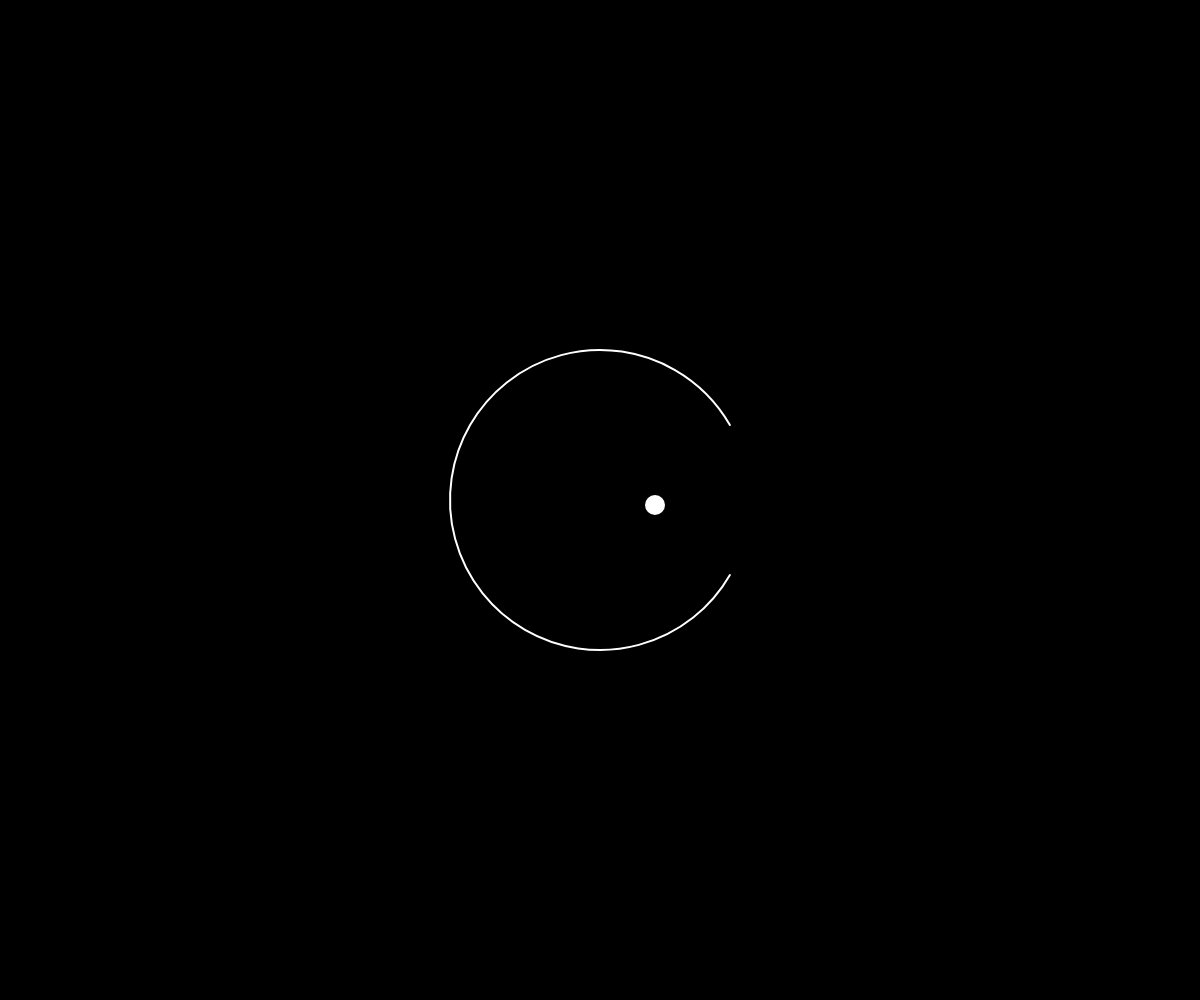
Frame 1 (no input)
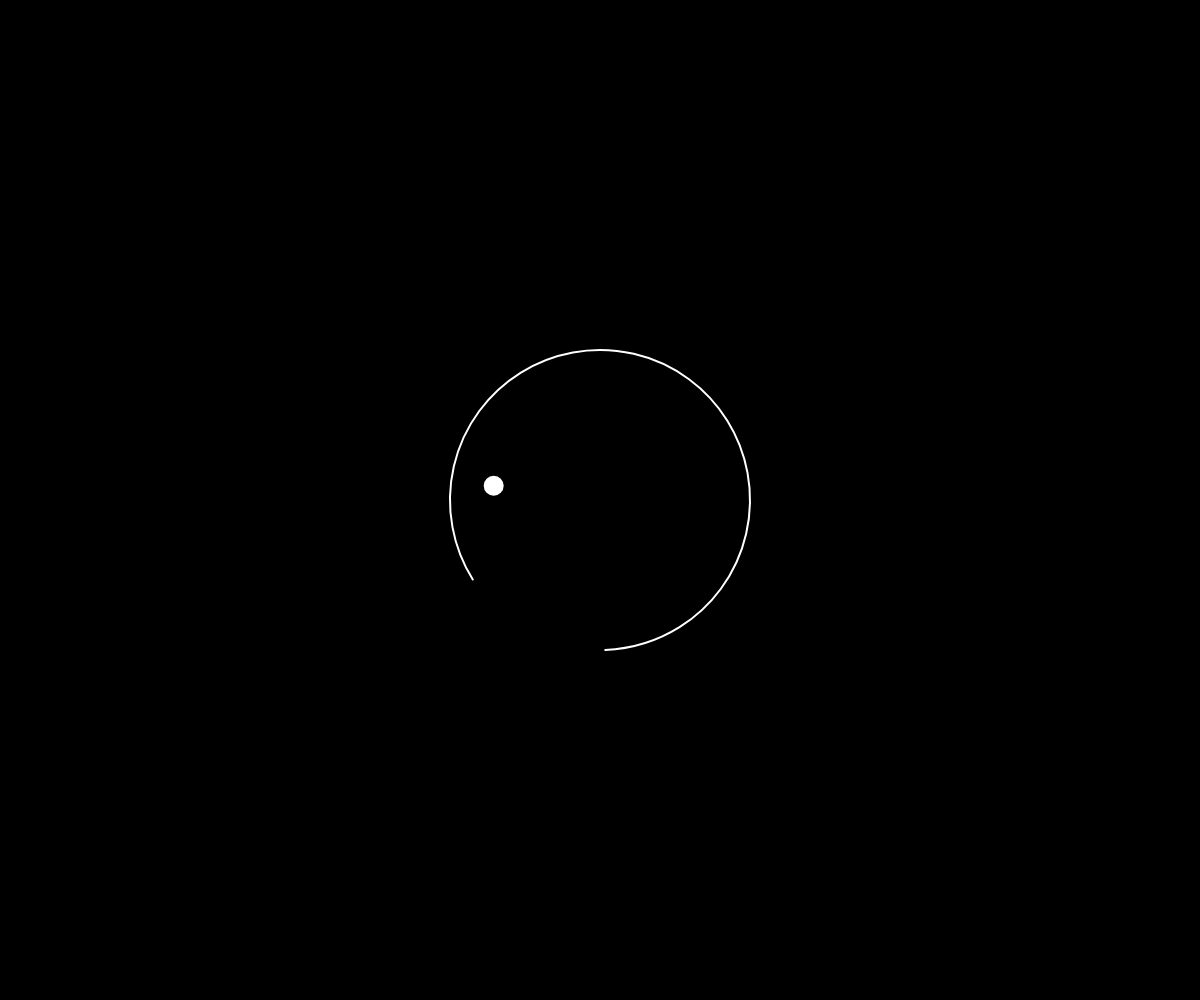
Frame 60 (no input)
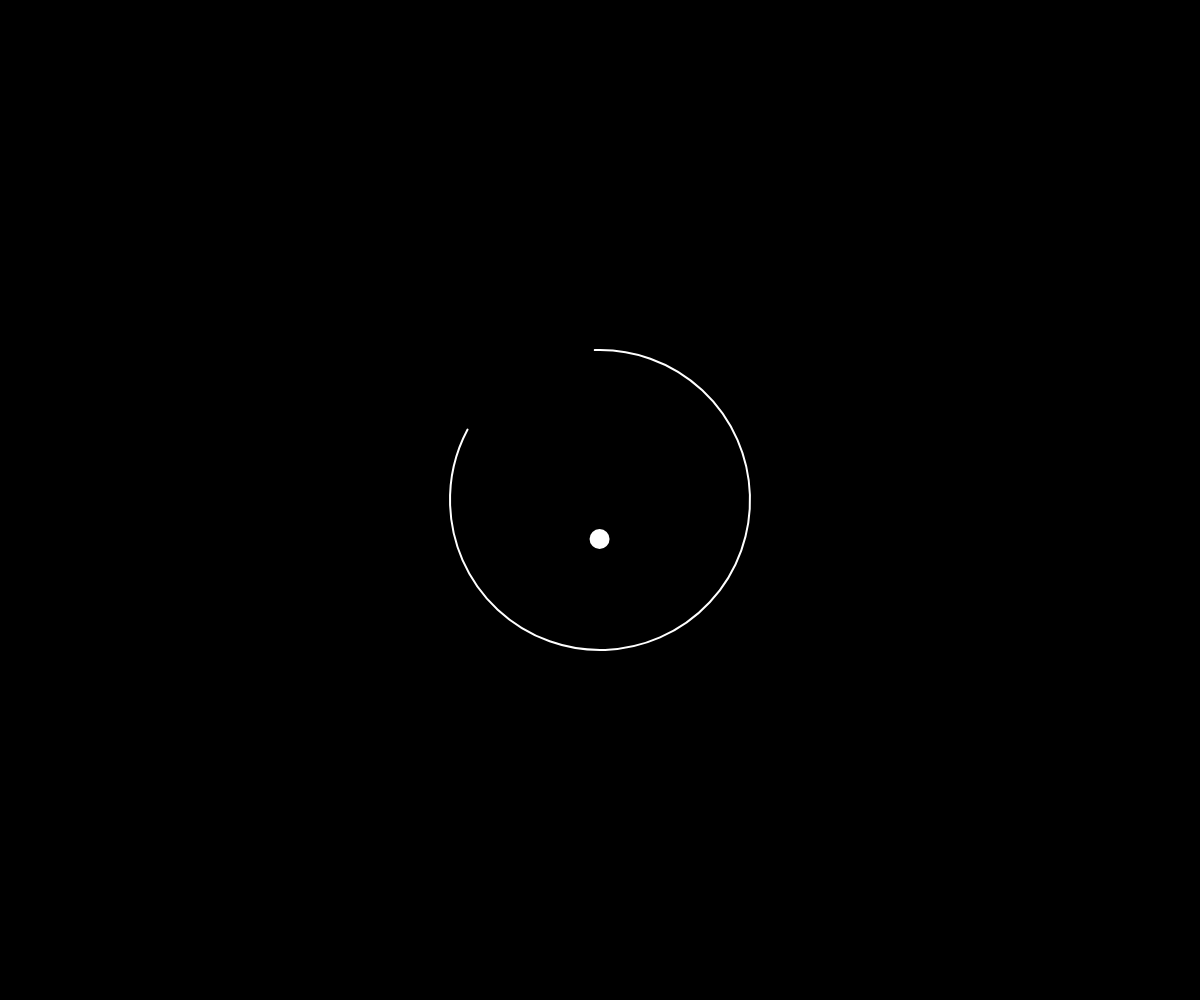
Frame 120 (the mouse pressed at the canvas centre since frame 60)

The p5.js sketch that drew these frames (run headless with seeded random() and noise() and a simulated clock; from frame 60 on, the mouse is pressed at the canvas centre):

// p5.js sketch
// ── sketch.js
let angle = 0;
let ballX = 50;  // Start with offset from center
let ballY = 0;
let ballSpeedX = 5;
let ballSpeedY = 5;
let circleRadius = 150;
let ballSize = 20;
let dampening = 0.98;  // Slight energy loss on collision

function setup() {
    createCanvas(windowWidth, windowHeight);
    angleMode(DEGREES);
    strokeWeight(2); // Set stroke weight for better visibility
}

function draw() {
    background(0); // Black background
    
    // Move to center of canvas
    translate(width/2, height/2);
    
    // Save current rotation
    push();
    rotate(angle);
    
    // Draw C-shaped circle (arc from 30 to 330 degrees)
    noFill();
    stroke(255); // White circle
    arc(0, 0, 300, 300, 30, 330);
    pop();
    
    // Update ball position
    ballX += ballSpeedX;
    ballY += ballSpeedY;
    
    // Simple circle collision
    let distanceFromCenter = sqrt(ballX * ballX + ballY * ballY);
    if (distanceFromCenter > circleRadius - ballSize/2) {
        // Normalize the position vector
        let nx = ballX / distanceFromCenter;
        let ny = ballY / distanceFromCenter;
        
        // Reflect velocity
        let dotProduct = (ballSpeedX * nx + ballSpeedY * ny);
        ballSpeedX = (ballSpeedX - 2 * dotProduct * nx) * dampening;
        ballSpeedY = (ballSpeedY - 2 * dotProduct * ny) * dampening;
        
        // Reset position to circle boundary
        ballX = nx * (circleRadius - ballSize/2);
        ballY = ny * (circleRadius - ballSize/2);
    }
    
    // Draw ball
    fill(255); // White ball
    noStroke();
    circle(ballX, ballY, ballSize);
    
    // Increase rotation angle
    angle += 2;
}

function windowResized() {
    resizeCanvas(windowWidth, windowHeight);
}
// ── style.css
body {
    background-color: black;
   
}
canvas {
    display: block;
    background-color: black;
}
